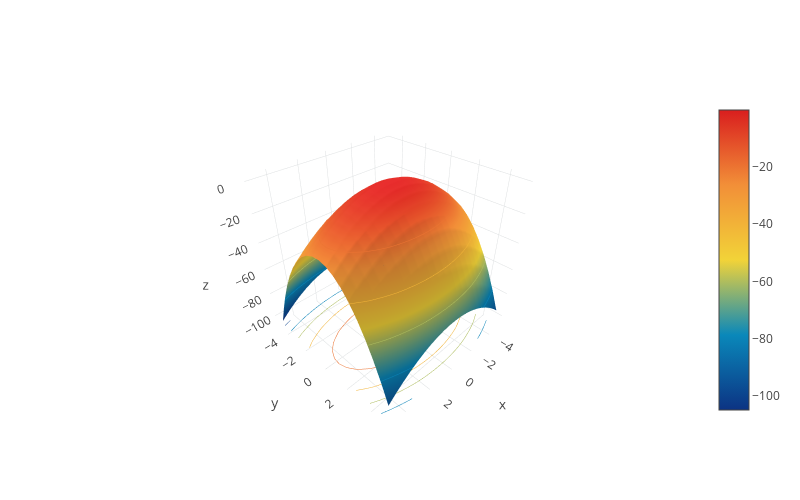

Notebook code cell kept with this figure:
### Markdown cell above
Does that seem right?

### Code cell
mv.plot_3d(t)

### Figure 1 — Plotly figure (JSON) as saved in the notebook; plotly's stock layout.template omitted (floating-point values rounded to 4 significant figures; data arrays with more than 128 entries replaced by an {"elided": "..."} marker saying what was removed)
{"data": [{"colorscale": "Portland", "contours": {"z": {"highlightcolor": "#42f462", "project": {"z": true}, "show": true, "usecolormap": true}}, "opacity": 1, "type": "surface", "uid": "196ed34c-0643-11ea-9cc1-003ee1c643c9", "x": {"elided": "20x20 float values"}, "y": {"elided": "20x20 float values"}, "z": {"elided": "20x20 float values"}}], "layout": {"height": 500, "scene": {"xaxis": {"gridcolor": "#dee0e2", "showbackground": false, "zerolinecolor": "#dee0e2"}, "yaxis": {"gridcolor": "#dee0e2", "showbackground": false, "zerolinecolor": "#dee0e2"}, "zaxis": {"gridcolor": "#dee0e2", "showbackground": false, "zerolinecolor": "#dee0e2"}}, "showlegend": false, "width": 800}}
